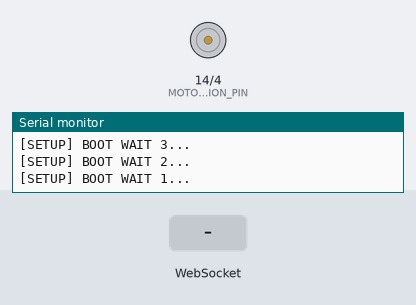
A sketch run on a simulated ESP32. On the bench: direction and speed pins drawn as motors (green arrow = direction pin HIGH = forward, orange = LOW = backward, longer = more drive), the last lines printed to the serial monitor. The test bench sets the inputs (shaded band). WiFi joins after 1.5 s; servers stay silent unless stated.

Above: at 6.7 s.
6.8 s: WebSocket text "u" received
At 7.1 s:
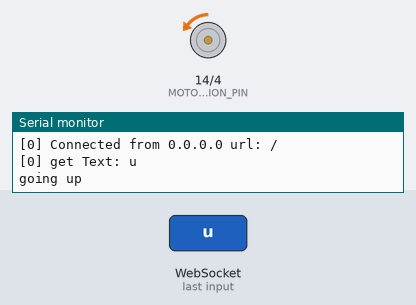
8.3 s: WebSocket text "d" received
At 9.4 s:
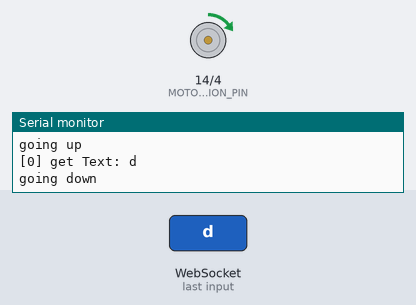
9.8 s: WebSocket text "s" received
At 10.6 s:
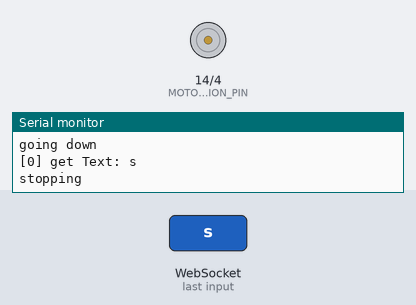
Timing chart, 0 to 12.8 s (numbered marks = the images above; inputs shaded):
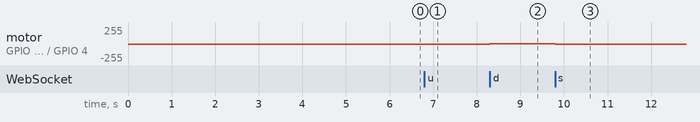

Measured:
- after the input at 6.8 s, motor on GPIO 14 (MOTOR_DIRECTION_PIN) / GPIO 4 (SPEED_PIN): stopped → backward 4/255 at once
- after the input at 8.3 s, motor on GPIO 14 (MOTOR_DIRECTION_PIN) / GPIO 4 (SPEED_PIN): backward 4/255 → forward 4/255 at once
- after the input at 9.8 s, motor on GPIO 14 (MOTOR_DIRECTION_PIN) / GPIO 4 (SPEED_PIN): forward 4/255 → stopped at once

The sketch:

WifiWebsocketMotorControl_ESP32.ino
```cpp
/*
 * WebSocketServer.ino
 *
 *  Created on: 22.05.2015
 *
 */

#define ESP32 1

#include <Arduino.h>

#include <WiFi.h>
#include <WiFiMulti.h>
#include <WebSocketsServer.h>

WiFiMulti WiFiMulti;

WebSocketsServer webSocket = WebSocketsServer(81);

#define USE_SERIAL Serial
#define MOTOR_DIRECTION_PIN 14
#define SPEED_PIN 4
#define MOTOR_SPEED_CHANNEL 5

/* analogWrite susbstitues :
 *
      //SigmaDelta Setup(pin 16, channel 0)
      sdSetup(0, 10000);//channel, frequency
      sdAttachPin(16, 0);//pin, channel
      //SigmaDelta Write
      sdWrite(0, 128);//channel, 8bit value

      //LEDC Setup(pin 17, channel 5)
      ledcSetup(5, 10000, 16);//channel, frequency, bits
      ledcAttachPin(17, 5);//pin, channel
      //LEDC Write
      ledcWrite(5, 1024);//channel, bits value

      //DAC (pins 25 or 26)
      sdWrite(25, 128);//pin, 8bit value
      sdWrite(26, 65);//pin, 8bit value
 */
void webSocketEvent(uint8_t num, WStype_t type, uint8_t * payload, size_t lenght) {

    switch(type) {
        case WStype_DISCONNECTED:
            USE_SERIAL.printf("[%u] Disconnected!\n", num);
            break;

        case WStype_CONNECTED:
            {
                IPAddress ip = webSocket.remoteIP(num);
                USE_SERIAL.printf("[%u] Connected from %d.%d.%d.%d url: %s\n", num, ip[0], ip[1], ip[2], ip[3], payload);
        				// send message to client
        				webSocket.sendTXT(num, "Connected");
            }
            break;

        // we expect only one button to be pressed at a time, if second button is pressed before receiving a stop
        // command this will cause issues, client websocket apps should prevent this.
        case WStype_TEXT:

            USE_SERIAL.printf("[%u] get Text: %s\n", num, payload);

            if(payload[0] == 'u'){
              digitalWrite(MOTOR_DIRECTION_PIN, 0);
              ledcWrite(MOTOR_SPEED_CHANNEL, 1023);//channel, bits value
              USE_SERIAL.printf("going up\n");

            } else if (payload[0] == 'd'){
              digitalWrite(MOTOR_DIRECTION_PIN, 1);
              ledcWrite(MOTOR_SPEED_CHANNEL, 1023);
              USE_SERIAL.printf("going down\n");

            } else if (payload[0] == 's'){
              ledcWrite(MOTOR_SPEED_CHANNEL, 0);
              USE_SERIAL.printf("stopping\n");

            } else {
              USE_SERIAL.printf("unrecognised command from App\n");
            }

            // send message to client
            // webSocket.sendTXT(num, "message here");

            // send data to all connected clients
            // webSocket.broadcastTXT("message here");
            break;

        case WStype_BIN:
            USE_SERIAL.printf("[%u] get binary lenght: %u\n", num, lenght);
            // send message to client
            // webSocket.sendBIN(num, payload, lenght);
            break;
    }
}

// to handle continuous button press, use onClick and "onClickUp" rather than
// reading a continuous stream of "button down" while button is pressed.
// more efficient and easier to implement

void setup() {
    // USE_SERIAL.begin(921600);
    USE_SERIAL.begin(115200);

    //Serial.setDebugOutput(true);
    USE_SERIAL.setDebugOutput(true);

    USE_SERIAL.println();
    USE_SERIAL.println();
    USE_SERIAL.println();

    for(uint8_t t = 4; t > 0; t--) {
        USE_SERIAL.printf("[SETUP] BOOT WAIT %d...\n", t);
        USE_SERIAL.flush();
        delay(1000);
    }

    WiFiMulti.addAP("WimbledonAveTalkTalk", "dunedin1");

    while(WiFiMulti.run() != WL_CONNECTED) {
        delay(100);
    }

    webSocket.begin();
    webSocket.onEvent(webSocketEvent);

    pinMode(MOTOR_DIRECTION_PIN, OUTPUT);
    pinMode(SPEED_PIN, OUTPUT);

    //LEDC Setup(pin 17, channel 5)
    ledcSetup(MOTOR_SPEED_CHANNEL, 10000, 16);//channel, frequency, bits
    ledcAttachPin(SPEED_PIN, MOTOR_SPEED_CHANNEL);//pin, channel
    //LEDC Write
    ledcWrite(MOTOR_SPEED_CHANNEL, 0);//channel, bits value
}

void loop() {
    yield();
    //ESP.deepSleep(1000);
    webSocket.loop();
}
```
